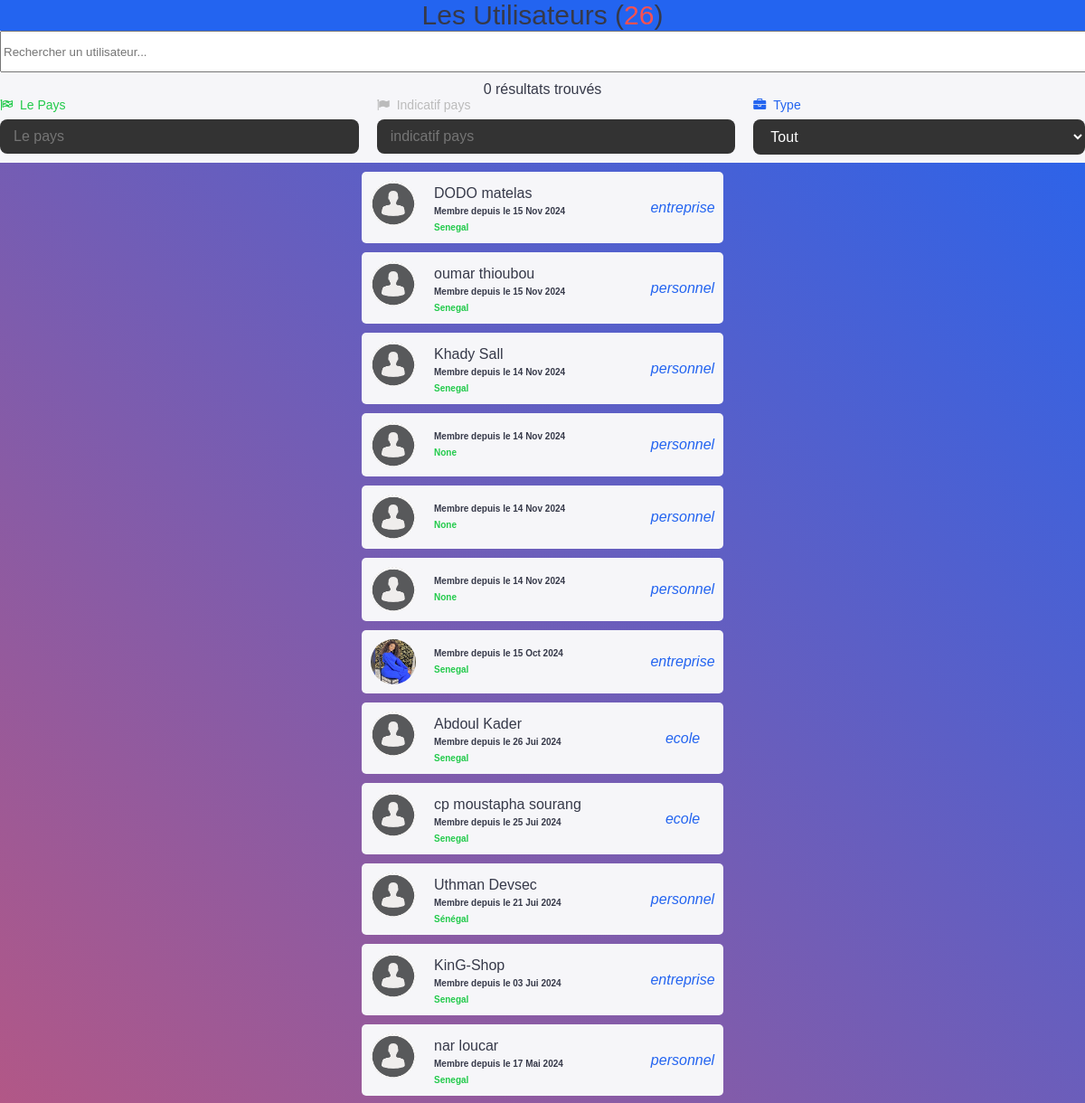
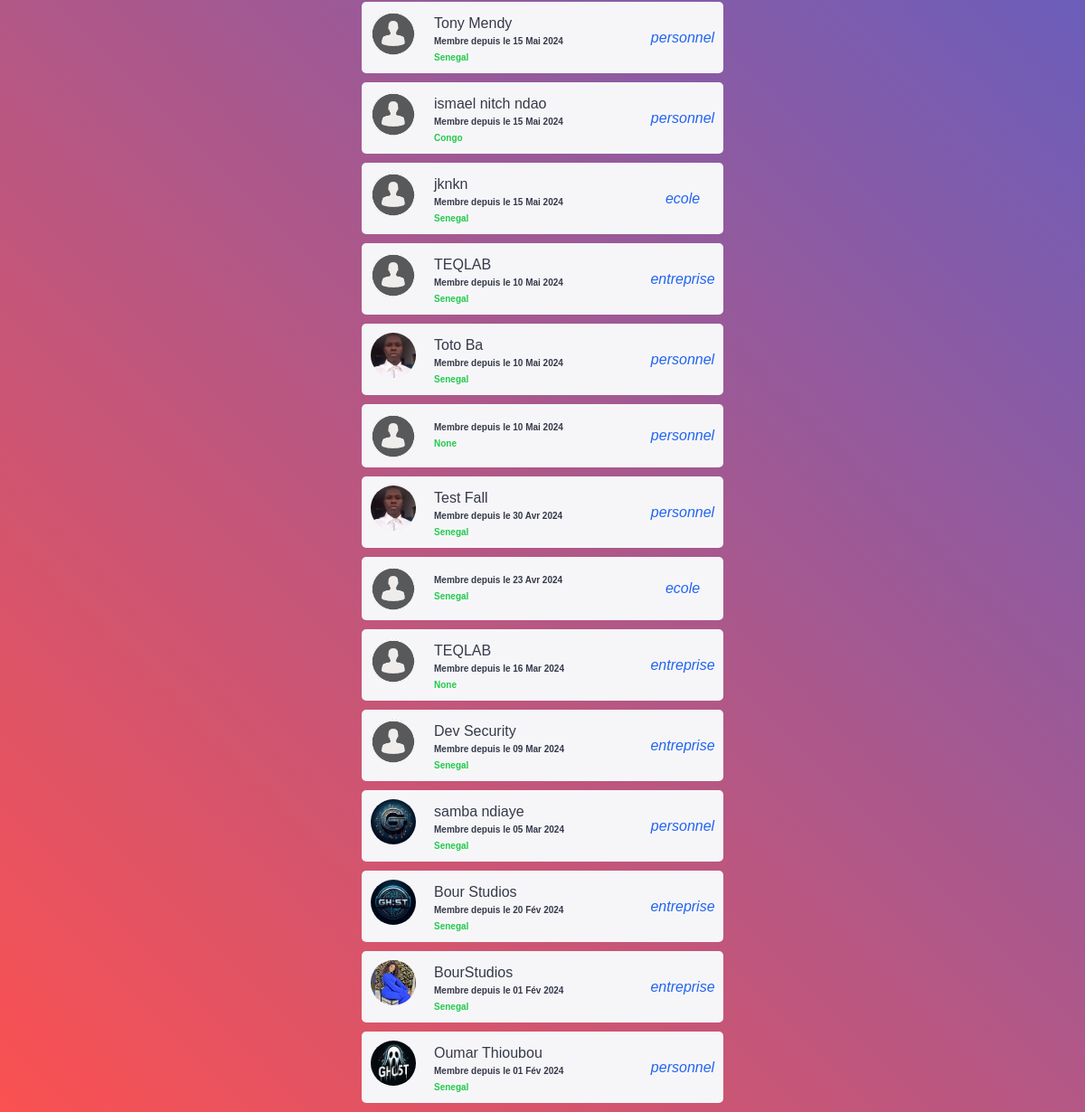
The app's page /adminusers, older data (2 pictures, top to bottom).
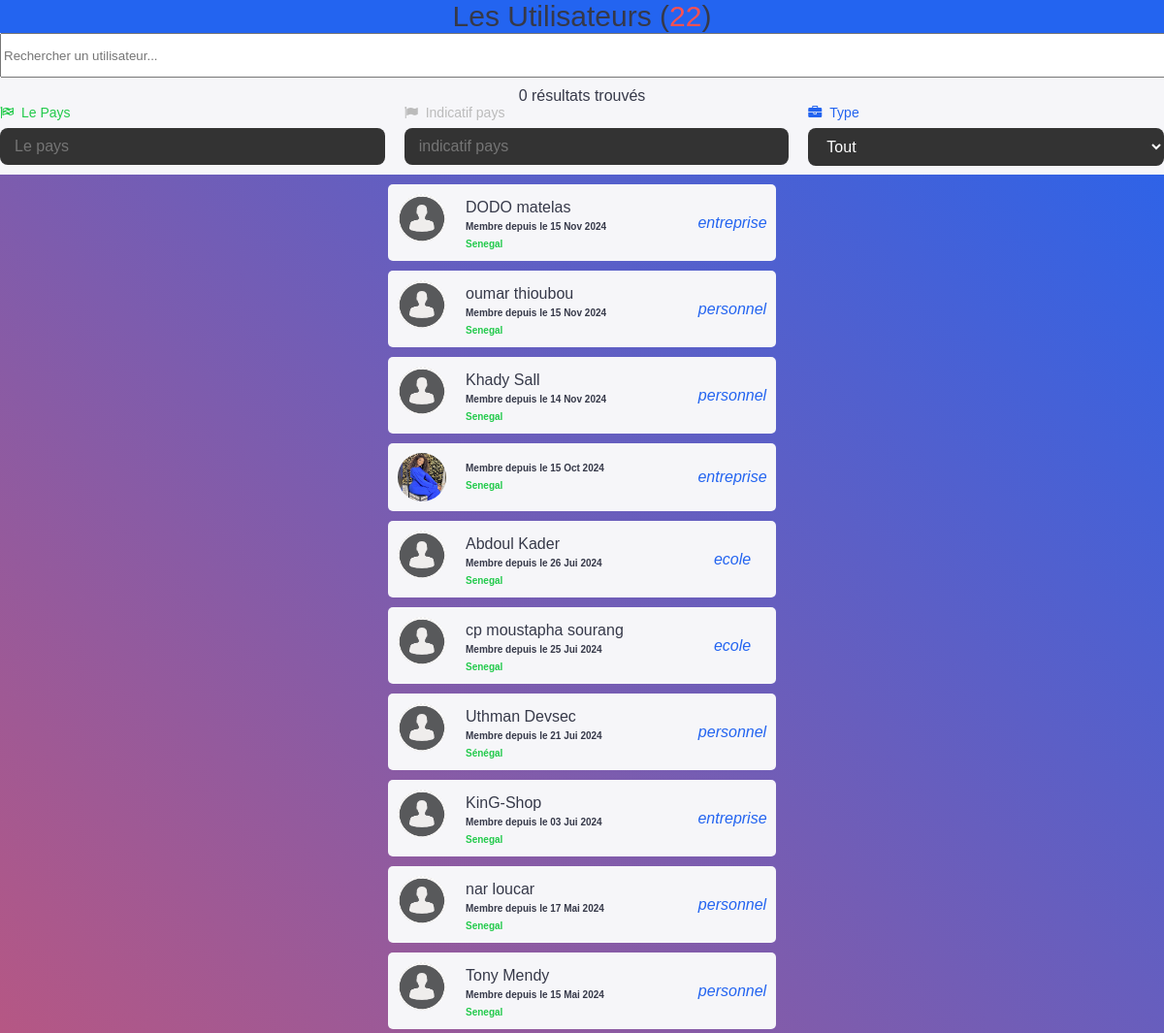
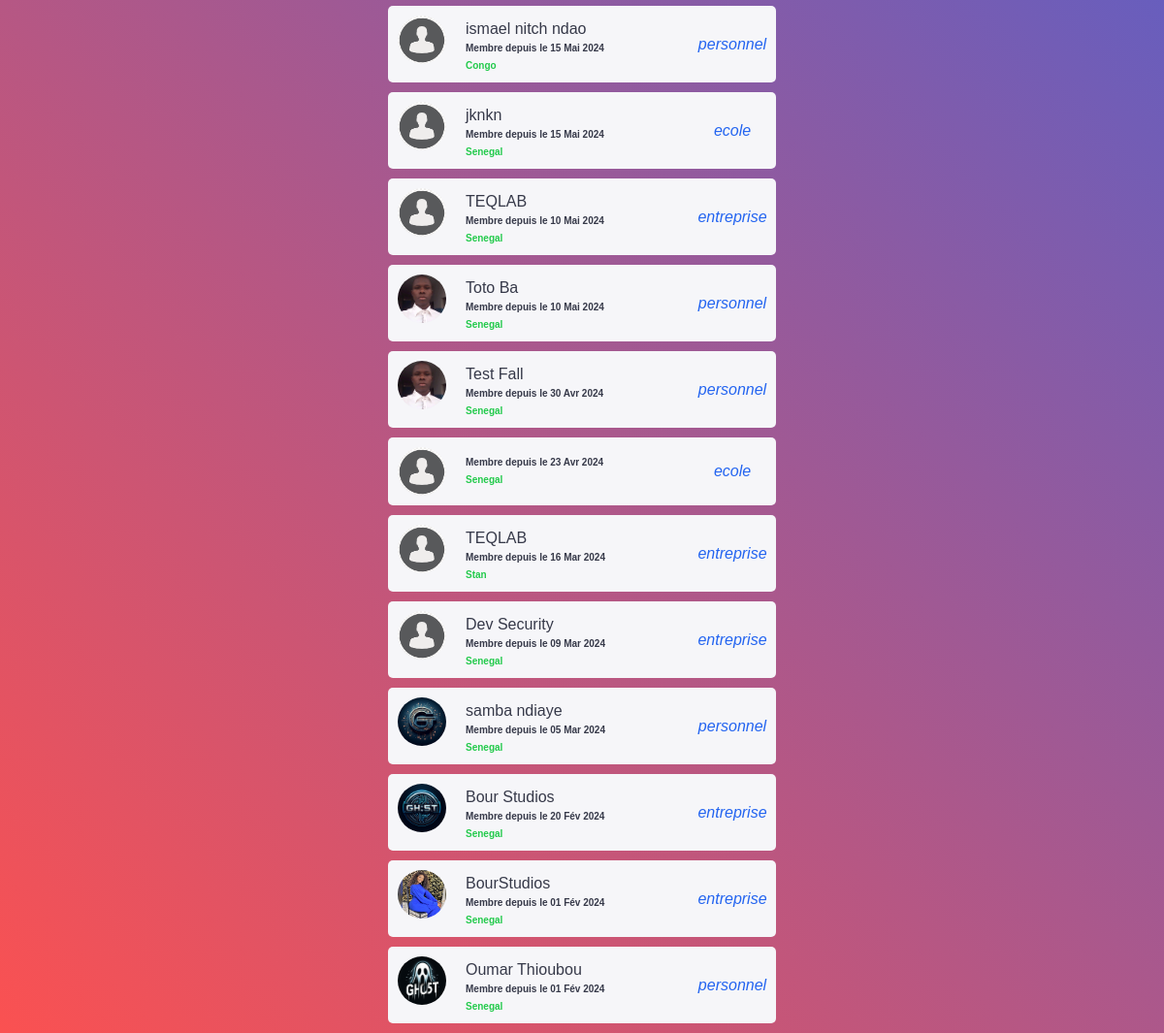
The same page, newer data (2 pictures, top to bottom).
### galsen/models.py (models this page shows, shortened)
class AbstractUser(BaseAbstractUser):
    groups = models.ManyToManyField(Group, related_name='customuser_set', blank=True)
    user_permissions = models.ManyToManyField(Permission, related_name='customuser_set', blank=True)

class CustomUser(AbstractUser):
    LANGUE = [
        ('français', 'Français'),
        ('anglais', 'Anglais'),
        ('spagnol', 'Espagnol'),
        ('italien', 'Italien'),
        ('arabe', 'Arabe'),
    ]
    ACCESS = [
        ('autorised', 'Autorisé(e)'),
        ('no_autorised', 'Non autorisé(e)'),
    ]
    ROLES = [
        ('personnel', 'Personnel(le)'),
        ('ecole', 'Ecole'),
        ('entreprise', 'Entreprise'),
    ]
    profile_image = models.ImageField(upload_to='profile_images/', null=True, blank=True)
    banner_image = models.ImageField(upload_to='banner_images/', null=True, blank=True)
    GENRE = [
        ('homme', 'Homme'),
        ('femme', 'Femme'),
    ]
    SITUATION_MATRIMONIALE = [
        ('celibataire', 'Célibataire'),
        ('marie', 'Marié(e)'),
        ('fiance', 'Fiancé(e)'),
        ('divorce', 'Divorcé(e)'),
        ('couple', 'En couple'),
    ]
    marque_dispositif = models.CharField(max_length=255, null=True, blank=True)
    metier = models.CharField(max_length=150, null=True, blank=True)
    etablissement = models.CharField(max_length=255, null=True, blank=True)
    pays = models.CharField(max_length=50, null=True, blank=True)
    ville = models.CharField(max_length=50, null=True, blank=True)
    quartier = models.CharField(max_length=50, null=True, blank=True)
    langue = models.CharField(max_length=255, null=True, blank=True)
    birthday = models.DateField(null=True, blank=True)
    indicatif_pays = models.CharField(max_length=15, null=True, blank=True)
    number_phone = models.CharField(max_length=15, null=True, blank=True)
    number_whatsapp = models.CharField(max_length=15, null=True, blank=True)
    number_telegram = models.CharField(max_length=15, null=True, blank=True)
    instagram_link = models.URLField(null=True, blank=True)
    twitter_link = models.URLField(null=True, blank=True)
    youtube_link = models.URLField(null=True, blank=True)
    website_link = models.URLField(null=True, blank=True)
    langue = models.CharField(max_length=255, choices=LANGUE, default='français')
    rôle = models.CharField(max_length=255, choices=ROLES, default='personnel')
    access = models.CharField(max_length=255, choices=ACCESS, default='no_autorised')
    genre = models.CharField(max_length=255, choices=GENRE, default='homme')
    situation_matrimoniale = models.CharField(max_length=20, choices=SITUATION_MATRIMONIALE, default='celibataire')
    followers = models.ManyToManyField('self', symmetrical=False, related_name='following_users', blank=True)

class AbstractUser(BaseAbstractUser):
    groups = models.ManyToManyField(Group, related_name='customuser_set', blank=True)
    user_permissions = models.ManyToManyField(Permission, related_name='customuser_set', blank=True)

### galsen/views.py (the view)
# urls.py: path('adminusers', adminusers, name='adminusers'),
def adminusers(request):
    CustomUsers = CustomUser.objects.order_by('-date_joined').all()
    user_count = CustomUser.objects.count()
    user = request.user
    context = {
        'CustomUsers': CustomUsers,
        'user_count': user_count,
        'user': user
    }
    return render(request, 'admins/details/users.html', context)

### galsen/templates/admins/details/users.html (shortened to what this page needs)
{% load static %}
<!DOCTYPE html>
<html lang="en">
<head>
    <link rel="stylesheet" href="{% static 'assets/icones/font-awesome/css/font-awesome.css' %}">
    <link rel="stylesheet" href="{% static 'assets/icones/font-awesome/css/font-awesome.min.css' %}">
    <link rel="stylesheet" href="{% static 'assets/ressources/styles/amis.css' %}">
    <link rel="stylesheet" href="{% static 'assets/ressources/styles/theme.css' %}">
</head>
<body>
    <div class="table-container">
        <div class="header-table-bar">
            <div class="table-header bg-primary">Les Utilisateurs (<span class="danger">{{ user_count }} </span>)</div>
            <div class="search-bar-container">
                <input type="text" class="search-bar" id="searchInput" placeholder="Rechercher un utilisateur..." onkeyup="filterUsers()">
                <div class="result-count" id="resultCount">0 résultats trouvés</div>
            </div>
            <div class="row">
                <div class="form-group">
                    <label for="countryInput" class="success"><i class="fa fa-flag-checkered"></i> Le Pays </label>
                    <input type="text" id="countryInput" name="pays" onchange="updateIndicatif()" oninput="filterUsers()" placeholder="Le pays" autocomplete="off" required>
                </div>
                <div class="form-group disparait">
                    <label for="indicatif" class="gray"><i class="fa fa-flag"></i> Indicatif pays </label>
                    <input type="number" id="indicatif" readonly placeholder="indicatif pays">
                </div>
                <div class="form-group">
                    <label for="id_rôle" class="primary"><i class="fa fa-briefcase"></i> Type </label>
                    <select  autocomplete="off" id="id_rôle" onchange="filterUsers()">
                        <option value="tout" selected="">Tout</option>
                    </select>
                </div>
            </div>
        </div>
    </div>
    <main>
        <div class="content-amis" id="userTable">
            {% for CustomUser in CustomUsers %}
                <a href="{% url 'user_detail' user_id=CustomUser.id %}" class="amis">
                    {% if CustomUser.profile_image and CustomUser.profile_image.url %}
                        <img src="{{ CustomUser.profile_image.url }}">
                    {% else %}
                        <img src="{% static 'assets/default/user.png' %}">
                    {% endif %}
                    <div class="content">
                        <div class="name td">
                            {% if CustomUser.rôle == "personnel" %}
                                {{ CustomUser.first_name }} {{ CustomUser.last_name }}
                            {% else %}
                                {% if CustomUser.etablissement %}
                                    {{ CustomUser.etablissement }}
                                {% endif %}
                            {% endif %}
                        </div>
                        <b>Membre depuis le {{ CustomUser.date_joined|date:"d M Y" }}</b>
                        <br><b class="success td">{{ CustomUser.pays }}</b>
                    </div>
                    <i class="primary td">{{ CustomUser.rôle }}</i>
                </a>
                {% empty %}
                <p>Vous n'avez aucun ami pour le moment.</p>
            {% endfor %}
        </div>
    </main>
</body>
</html>

Row changes from the older to the newer data that the page shows:
removed CustomUser: date_joined "14 Nov 2024", pays "None", rôle "personnel"
removed CustomUser: date_joined "14 Nov 2024", pays "None", rôle "personnel"
removed CustomUser: date_joined "14 Nov 2024", pays "None", rôle "personnel"
removed CustomUser: date_joined "10 Mai 2024", pays "None", rôle "personnel"
changed CustomUser: pays "None" → "Stan"
Text that changed along with them:
{{ user_count }}: "26" → "22"
